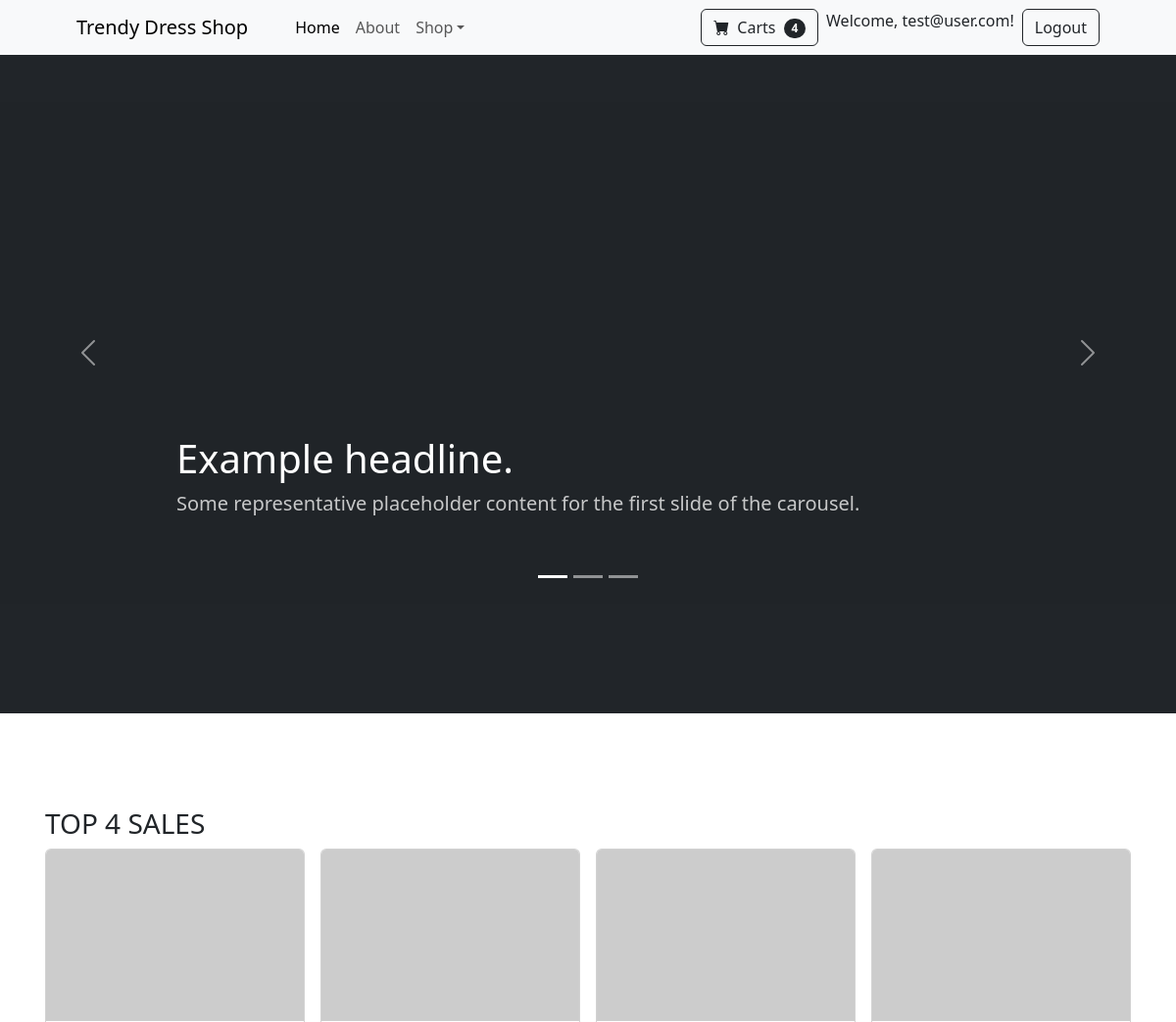
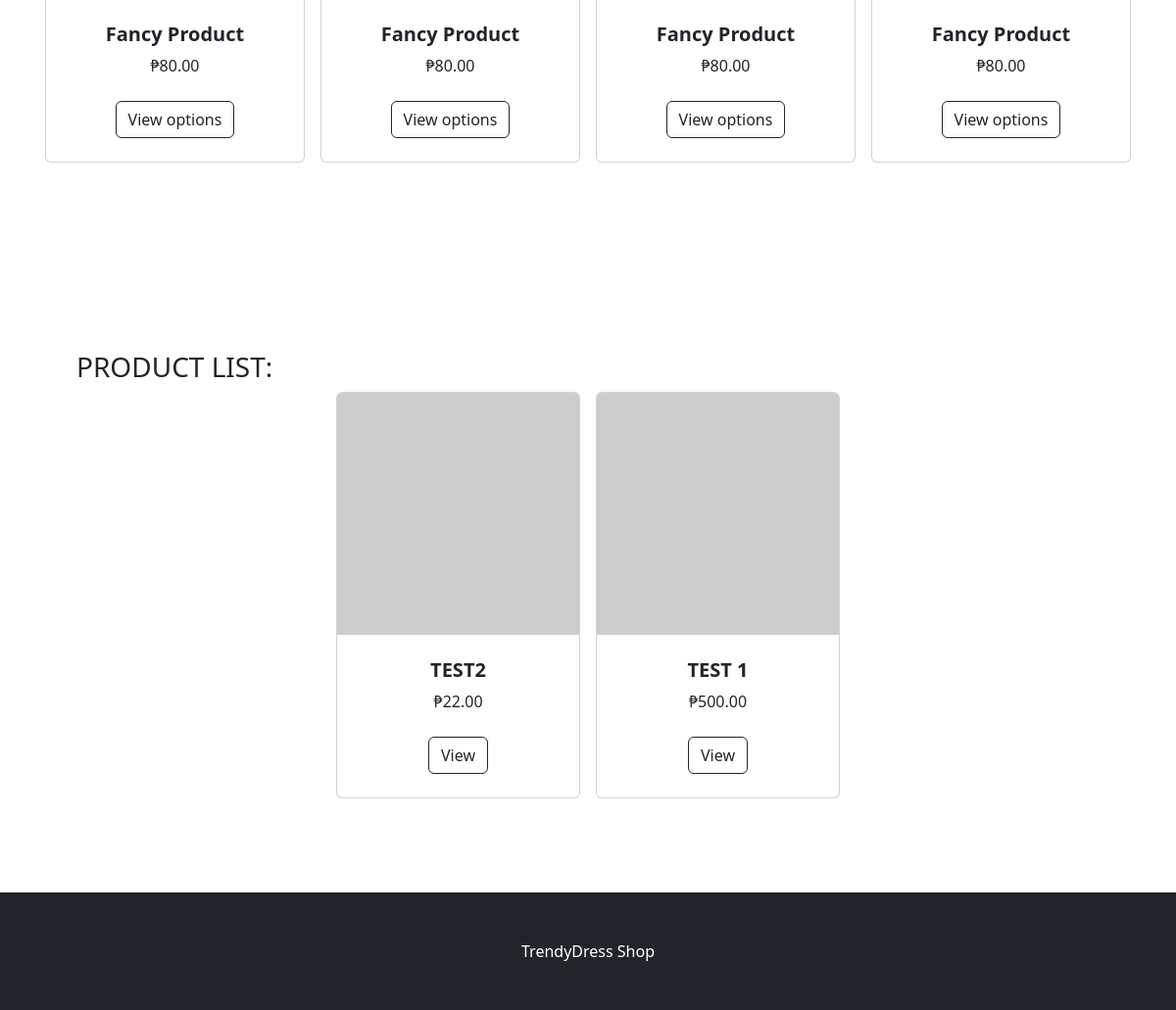
Screenshot of /index.php (signed in) with the database file from the repository (2 pictures, top to bottom).
### tables this page shows
CREATE TABLE `products` (
  `id` int NOT NULL,
  `category_id` int DEFAULT NULL,
  `name` varchar(255) DEFAULT NULL,
  `description` text,
  `price` int DEFAULT NULL,
  `color` varchar(11) DEFAULT NULL,
  `created_at` varchar(191) DEFAULT NULL,
  `updated_at` varchar(191) DEFAULT NULL,
  `deleted_at` varchar(191) DEFAULT NULL,
  `created_by` int DEFAULT NULL
);

### models/Model.php (called while the page is built, shortened)
<?php
class Model
{
    protected $host = "";
    protected $database = "";
    protected $username = "";
    protected $password = "";
    protected $pdo;
    protected $stmt;
    public function __construct(){
        $dotenv = Dotenv\Dotenv::createImmutable(__DIR__);
        $this->host =  $_ENV['DB_HOST'];
        if($_ENV['DB_USERNAME'] == 'dev'){
            $this->database =  $_ENV['DEV_DB_DATABASE'];
            $this->username =  $_ENV['DEV_DB_USERNAME'];
            $this->password =  $_ENV['DEV_DB_PASSWORD'];
        }else{
            $this->username =  $_ENV['DB_USERNAME'];
            $this->password =  $_ENV['DB_PASSWORD'];
        }
    }
    public function connect(){
        try {
            $this->pdo = new PDO("mysql:host={$this->host};dbname={$this->database};charset=utf8","{$this->username}","{$this->password}");
            $this->pdo->setAttribute(PDO::ATTR_ERRMODE, PDO::ERRMODE_EXCEPTION);
            $this->pdo->setAttribute(PDO::ATTR_DEFAULT_FETCH_MODE, PDO::FETCH_ASSOC);
        } catch (PDOException $e) {
            echo $e->getMessage();
        }
    }
    public function setQuery($qry){
        $this->qry = $qry;
        $this->stmt = $this->pdo->query($this->qry);
        return $this;
    }
    public function getAll(){
        try {
            return $this->stmt->fetchAll();
        } catch (PDOException $e) {
            return $e->getMessage();
        }
    }
}

### models/Product.php (called while the page is built, shortened)
<?php
Class Product extends Model {
    public static function getProducts(){
        $instance = new self;
        $categories = $instance->setQuery("
            SELECT
                P.*,
                C.id as category_id,
                C.name AS category_name
            FROM products AS P
            LEFT JOIN categories AS C ON P.category_id = C.id
            WHERE P.deleted_at IS NULL
            ORDER BY P.created_at DESC
        ")->getAll();
        return $categories;
    }
}

### includes/display-products.php (the view, shortened to what this page needs)
<?php
    $product = new Product;
    $products = $product->getProducts();
    foreach ($products as $key => $value) {
        addItemInProductList(
            $value['name'],
            $value['price'],
            $value['id'],
        );
    }
    function addItemInProductList($name, $price, $id ){
        echo '
            <div class="col mb-5">
                <div class="card h-100">
                    <img class="card-img-top" src="https://dummyimage.com/450x450/dee2e6/6c757d.jpg" alt="..." />
                    <div class="card-body p-4">
                        <div class="text-center">
                            <h5 class="fw-bolder">'. $name .' </h5>
                            ₱'. $price .'.00
                        </div>
                    </div>
                    <div class="card-footer p-4 pt-0 border-top-0 bg-transparent">
                        <div class="text-center">
                            <a class="btn btn-outline-dark mt-auto" href="./view-products.php?id='. $id .'">View</a>
                        </div>
                    </div>
                </div>
            </div>
        ';
    }
?>

### rows the page displays
products: name "TEST2", price "22"
products: name "TEST 1", price "500"

### other values shown
$cartItemCount "4"
$client_email "test@user.com"
